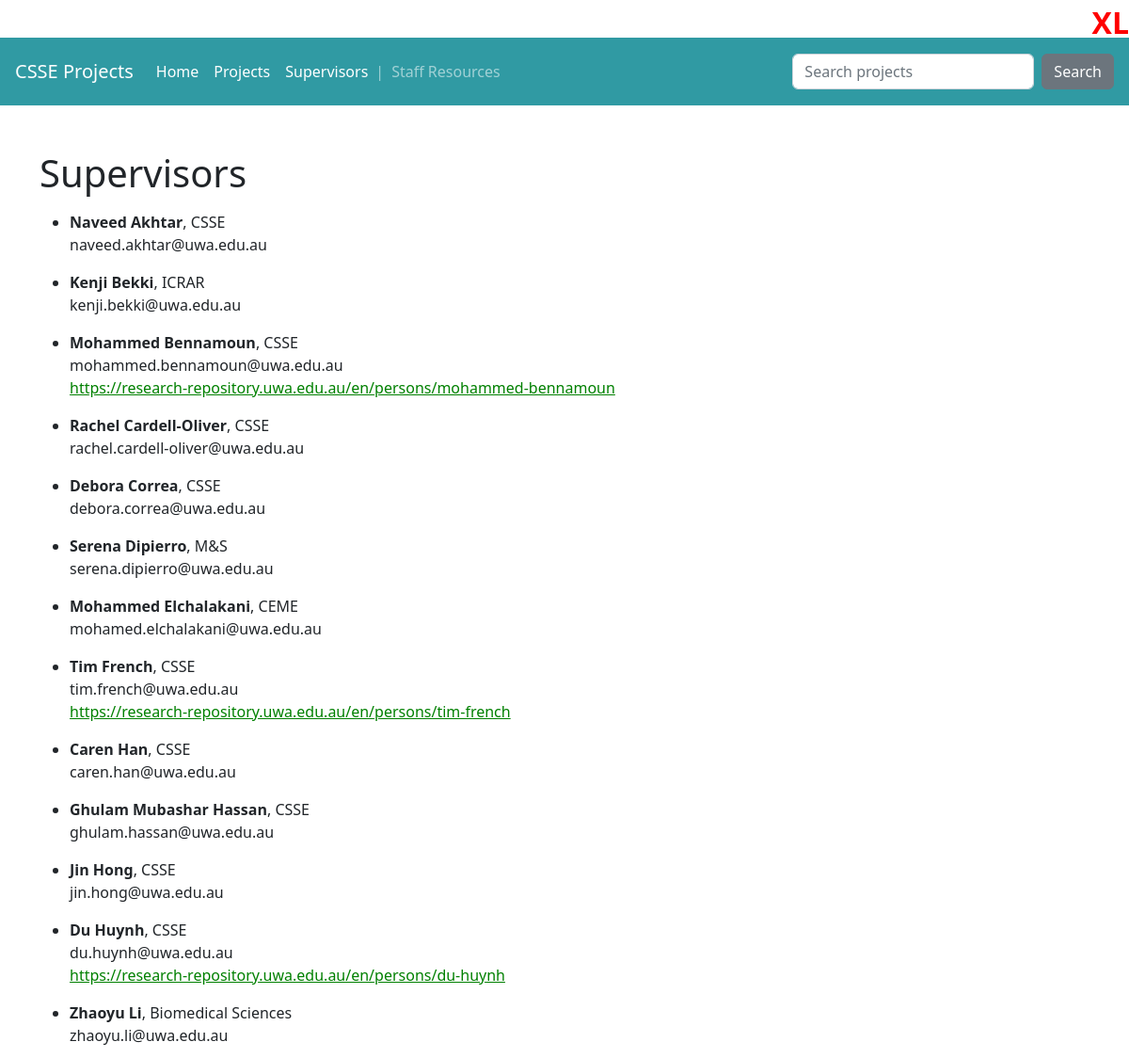
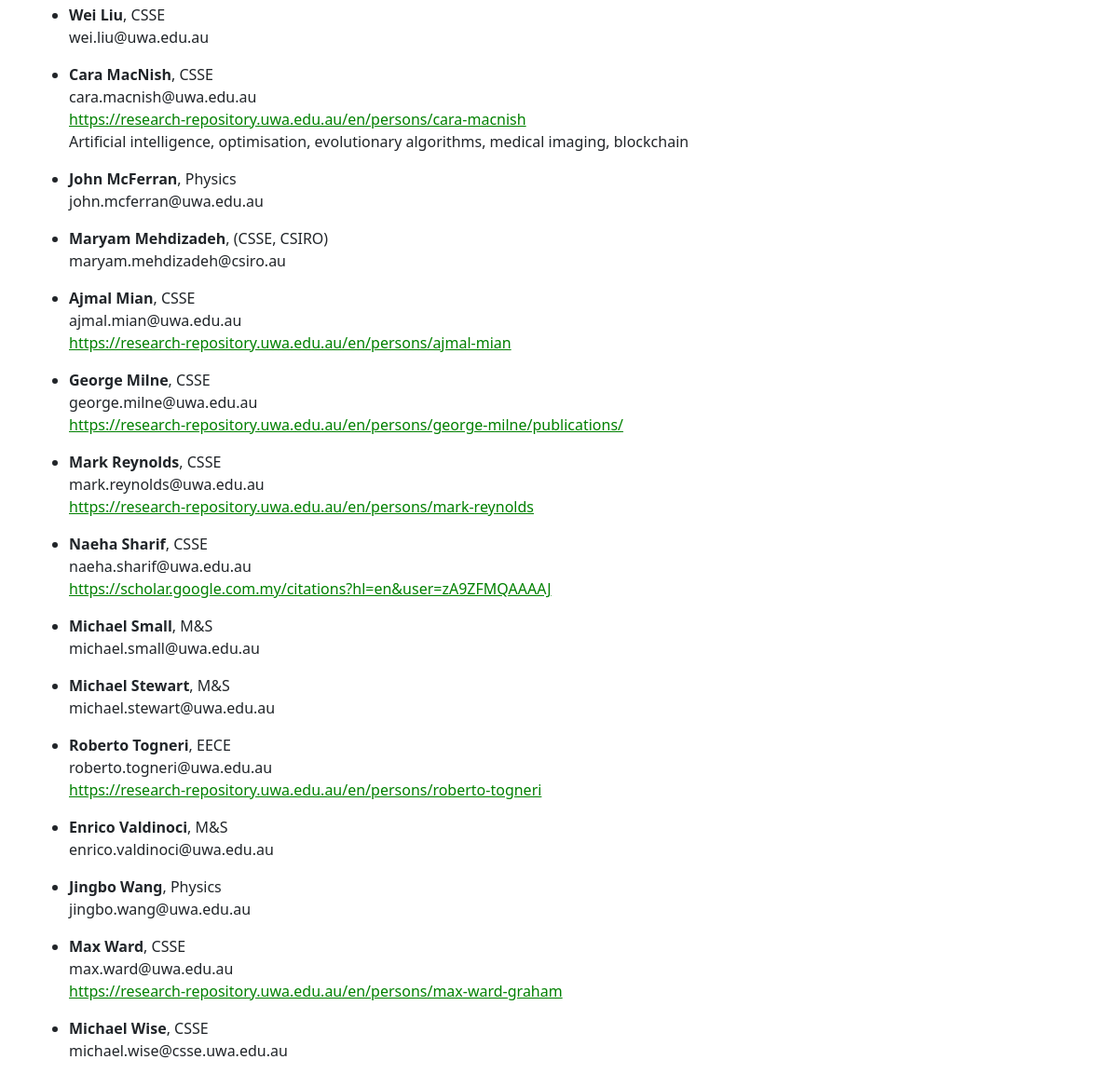
The app's page /supervisors/, older data (2 pictures, top to bottom).
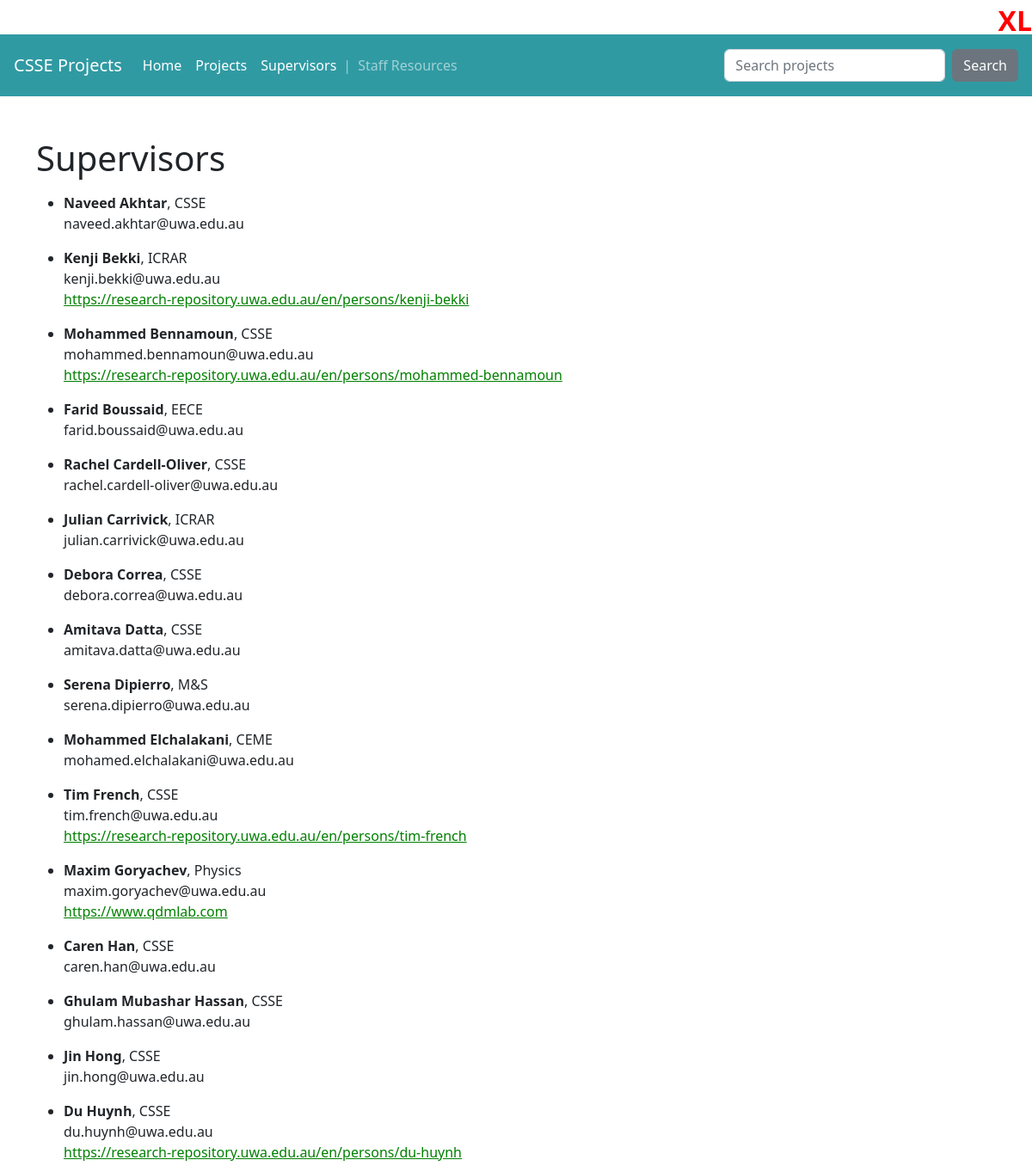
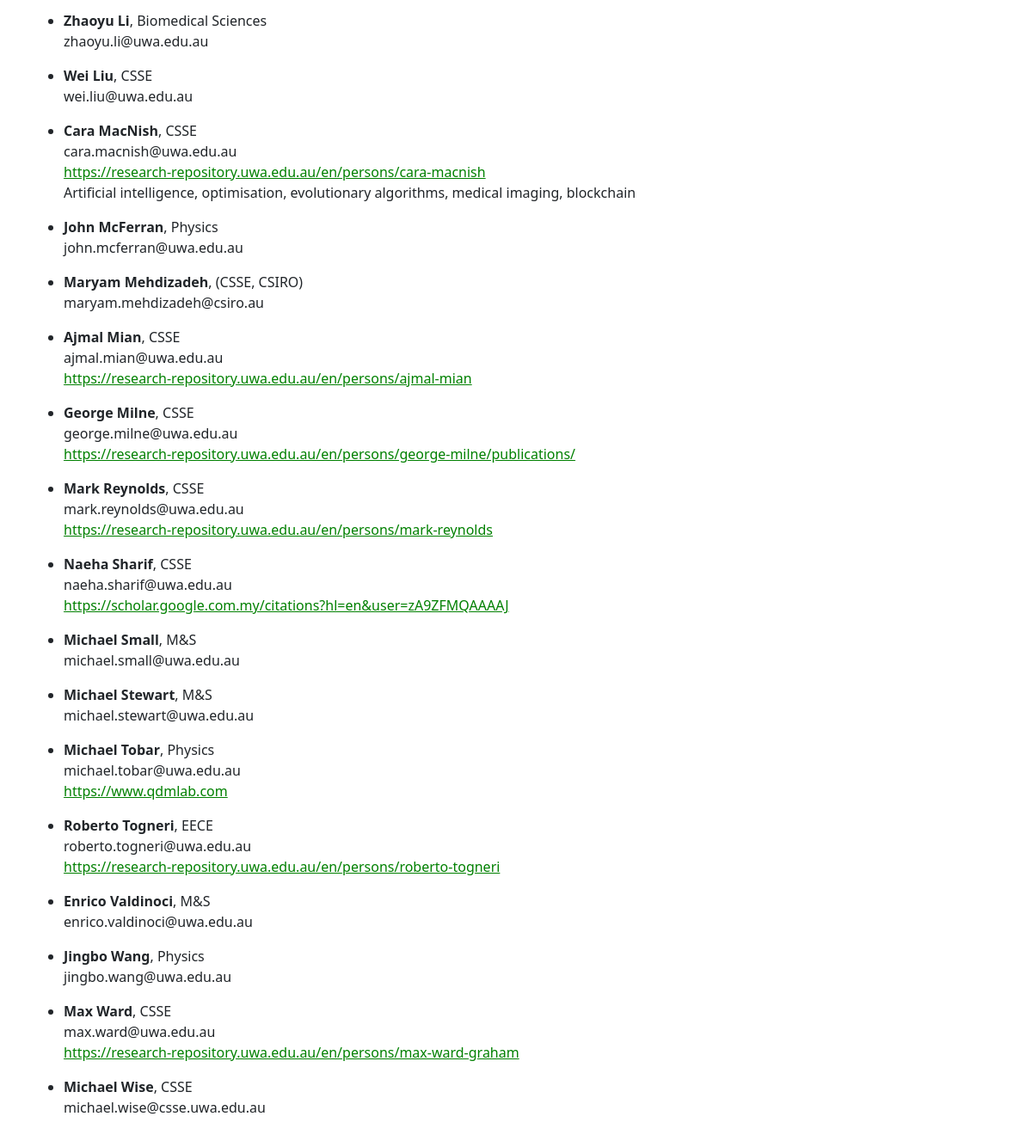
The same page, newer data (2 pictures, top to bottom).
### projects/models.py (models this page shows)
class Supervisor(models.Model):
    firstname = models.CharField("First name", max_length=30)
    lastname = models.CharField("Last name", max_length=30)
    department = models.CharField("Department or School", max_length=50)
    email = models.EmailField("Email")
    web = models.URLField("Web link", blank=True)
    interests = models.TextField("Research interests", blank=True)
    def __str__(self):
        return self.firstname +  " " + self.lastname

### projects/views.py (the view)
# urls.py: path("supervisors/", views.all_supervisors, name = "supervisor-list"),
def all_supervisors(request):
    supervisor_list = Supervisor.objects.all().order_by('lastname')
    return render(request, "projects/supervisor_list.html",
        {'supervisor_list': supervisor_list})

### projects/templates/projects/supervisor_list.html (shortened to what this page needs)
{% extends 'projects/base.html' %}
{% block content %}
    <h1>Supervisors</h1>
    <ul>
{% for supervisor in supervisor_list %}
    <p>
        <li><strong>{{ supervisor }}</strong>, {{ supervisor.department }}</br>
    {{ supervisor.email }}</br>
    {% if supervisor.web %}
        <a href={{ supervisor.web }}>{{ supervisor.web }}</a></br>
    {% endif %}
    {% if supervisor.interests %}
        {{ supervisor.interests }}
    {% endif %}
        </p>
{% endfor %}
    </ul>
{% endblock %}

Row changes from the older to the newer data that the page shows:
changed Supervisor "Kenji Bekki": web (not shown) → "https://research-repository.uwa.edu.au/en/persons/kenji-bekki"
added Supervisor: firstname+lastname "Farid Boussaid", department "EECE", email "farid.boussaid@uwa.edu.au"
added Supervisor: firstname+lastname "Julian Carrivick", department "ICRAR", email "julian.carrivick@uwa.edu.au"
added Supervisor: firstname+lastname "Amitava Datta", department "CSSE", email "amitava.datta@uwa.edu.au"
added Supervisor: firstname+lastname "Maxim Goryachev", department "Physics", email "maxim.goryachev@uwa.edu.au", web "https://www.qdmlab.com"
added Supervisor: firstname+lastname "Michael Tobar", department "Physics", email "michael.tobar@uwa.edu.au", web "https://www.qdmlab.com"
